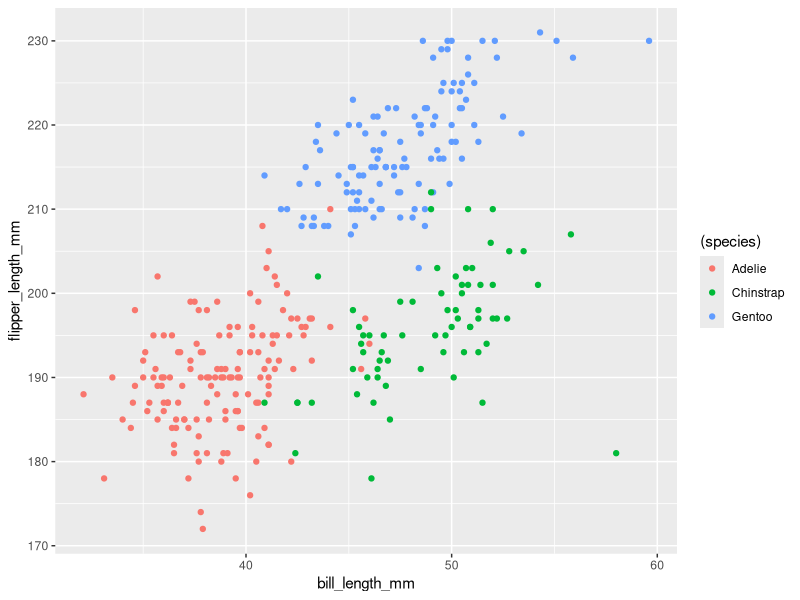
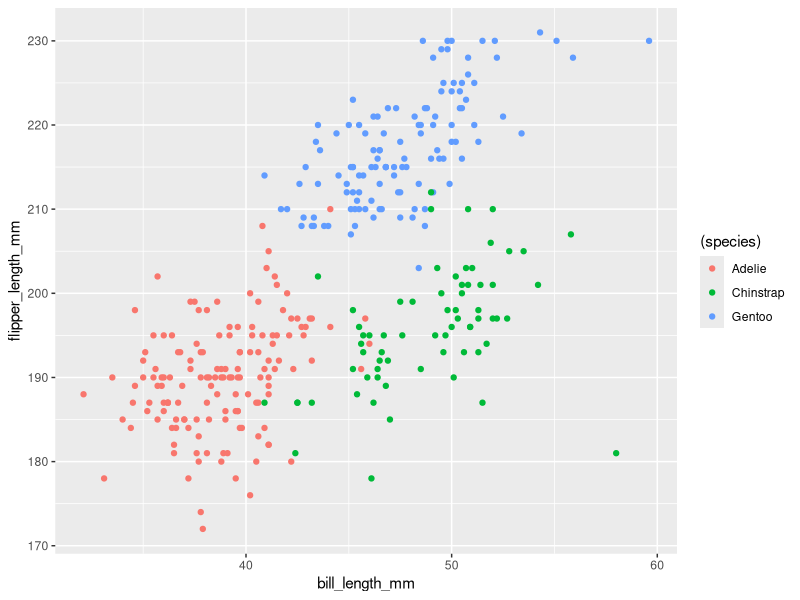

Recreate these plots in R, in order.
## ---- chunk 1
library(tidyverse)
## ---- chunk 2
data("penguins", package = "palmerpenguins")
p_variable = names(penguins)
p_row = nrow(penguins)
p_col = ncol(penguins)

p_species = count(penguins, species)
## ---- chunk 3
p_clean = na.omit(penguins)
mean_p_flipper = mean(p_clean[["flipper_length_mm"]])
## ---- chunk 4
ggplot(p_clean, aes(x = bill_length_mm, y = flipper_length_mm, color = (species))) + 
  geom_point()

ggsave("penguin scatterplot.pdf")
## ---- chunk 5
my_df = 
  tibble(
    norm_samp = rnorm(10), 
    vec_log =  norm_samp > 0, 
    vec_char = c("apple", "banana", "cherry", "date", "eggplant", "fig", "grape", "honey", "iceberg", "jujube"),
    vec_factor = factor(c("A", "B", "C", "A", "B", "C", "A", "B", "C", "A"))
  )
## ---- chunk 6
my_df_vec_log = pull(my_df, vec_log)
my_df_vec_char = pull(my_df, vec_char)
my_df_vec_factor = pull(my_df, vec_factor)

mean(my_df_vec_log)
mean(my_df_vec_char)
mean(my_df_vec_factor)
## ---- chunk 7
my_df_vec_log_num = as.numeric(my_df_vec_log)
my_df_vec_char_num = as.numeric(my_df_vec_char)
my_df_vec_factor_num = as.numeric(my_df_vec_factor)

